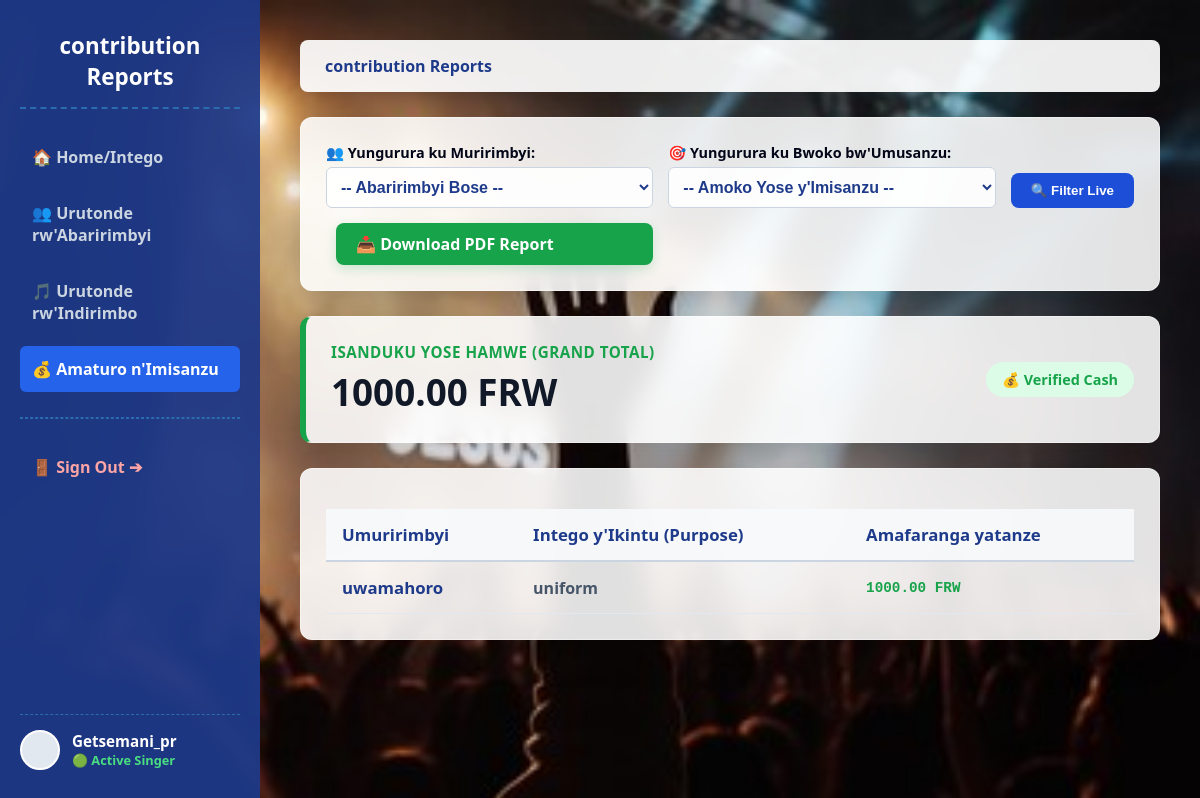
Before: /contributions/ (signed in) with the older database file.
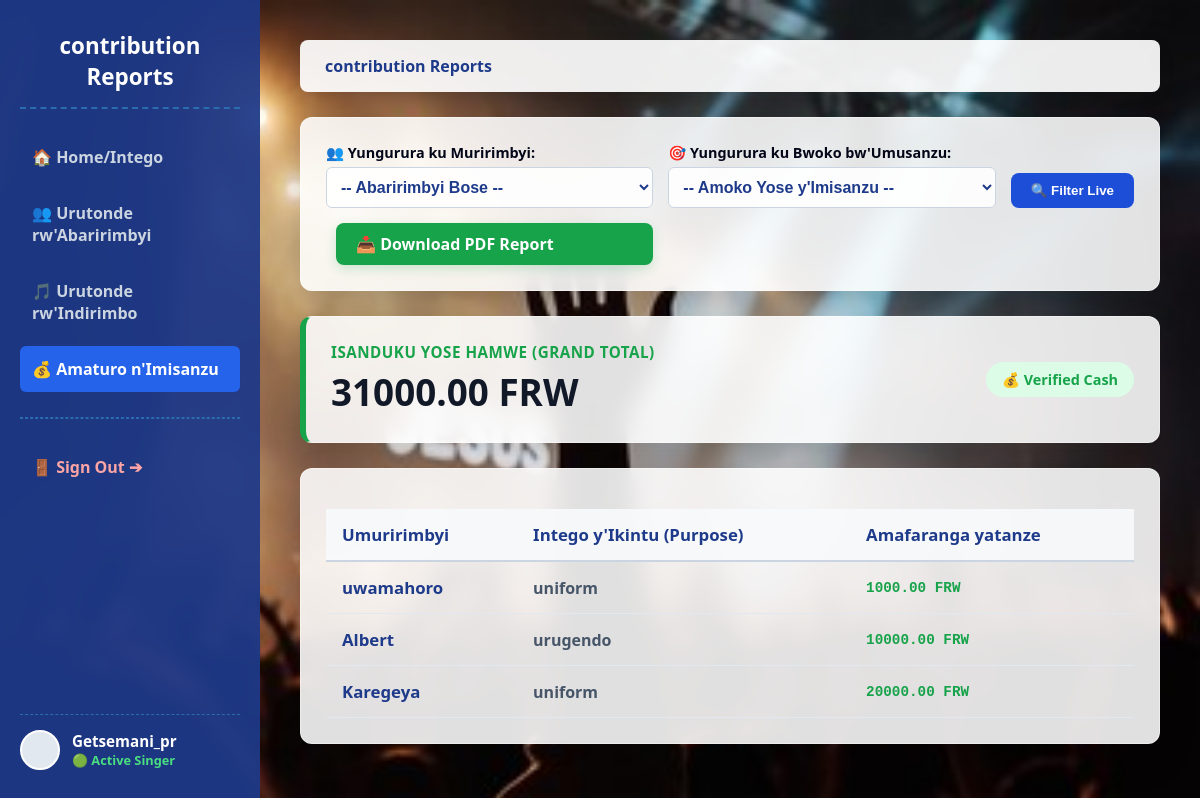
After: the same page with the newer database file.
### choir_app/models.py (models this page shows, shortened)
class Contribution(models.Model):
    member = models.ForeignKey(Member, on_delete=models.CASCADE)
    purpose = models.CharField(max_length=200)
    amount = models.DecimalField(max_digits=10, decimal_places=2)
    date_paid = models.DateField(auto_now_add=True)

class Member(models.Model):
    VOICE_CHOICES = [
        ('Soprano', 'Soprano'),
        ('Alto', 'Alto'),
        ('Tenor', 'Tenor'),
        ('Bass', 'Bass'),
    ]
    name = models.CharField(max_length=200)
    voice = models.CharField(max_length=50, choices=VOICE_CHOICES)
    phone = models.CharField(max_length=20, blank=True, null=True)

### choir_app/views.py (the view, shortened to what this page needs)
# urls.py: path('contributions/', views.contributions_list, name='contributions_list'),
@login_required(login_url='/login/')
def contributions_list(request):
    members = Member.objects.all()
    contributions = Contribution.objects.all()
    selected_member = request.GET.get('member', '')
    selected_purpose = request.GET.get('purpose', '')
    if selected_member:
        contributions = contributions.filter(member_id=selected_member)
    if selected_purpose:
        contributions = contributions.filter(purpose=selected_purpose)
    total_amount = sum(c.amount for c in contributions)
    purposes = Contribution.objects.values_list('purpose', flat=True).distinct()
    context = {
        'members': members,
        'contributions': contributions,
        'total_amount': total_amount,
        'purposes': purposes,
        'selected_member': int(selected_member) if selected_member else '',
        'selected_purpose': selected_purpose,
    }
    return render(request, 'choir_app/contributions.html', context)

### choir_app/templates/choir_app/contributions.html (shortened to what the changed rows need)
{% load static %}
<!DOCTYPE html>
<html lang="en">
<head>
</head>
<body>
    <div class="sidebar" style="display: flex; flex-direction: column; justify-content: space-between;">
        <div class="sidebar-top">
            <h2>contribution Reports</h2>
        </div>
    </div>
    <div class="main-workspace">
        <div class="glass-card" style="display: flex; justify-content: space-between; align-items: center; border-left: 6px solid #16a34a;">
            <div>
                <div style="font-weight: 800; color: #16a34a; font-size: 0.95em; text-transform: uppercase; letter-spacing: 0.5px;">ISANDUKU YOSE HAMWE (GRAND TOTAL)</div>
                <div style="font-size: 2.3em; font-weight: 800; color: #111827; margin-top: 5px;">{{ total_amount }} FRW</div>
            </div>
        </div>
        <div class="glass-card">
            <table class="data-table">
                <thead>
                    <tr>
                        <th>Umuririmbyi</th>
                        <th>Intego y'Ikintu (Purpose)</th>
                        <th>Amafaranga yatanze</th>
                    </tr>
                </thead>
                <tbody>
                    {% for contribution in contributions %}
                        <tr>
                            <td style="color: #1e3a8a; font-size: 1.05em;">{{ contribution.member.name }}</td>
                            <td style="color: #475569;">{{ contribution.purpose }}</td>
                            <td style="color: #16a34a; font-family: monospace; font-size: 1.1em; font-weight: 700;">{{ contribution.amount }} FRW</td>
                        </tr>
                    {% empty %}
                        <tr>
                            <td colspan="3" style="text-align: center; color: #64748b; font-style: italic; padding: 20px;">Nta misanzu cyangwa amaturo arandikwa muli database racyari ubu.</td>
                        </tr>
                    {% endfor %}
                </tbody>
            </table>
        </div>
    </div>
</body>
</html>

Changed rows visible on the page:
added Contribution: member.name "Albert", purpose "urugendo", amount "10000.00"
added Contribution: member.name "Karegeya", purpose "uniform", amount "20000.00"
Other visible differences:
{{ total_amount }}: "1000.00" → "31000.00"
